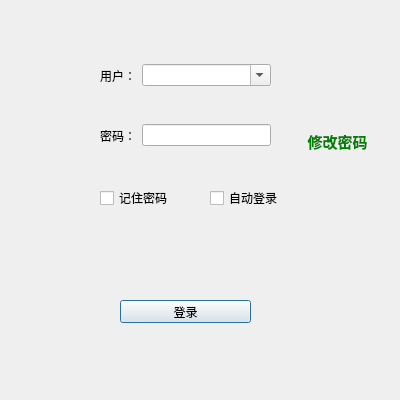
<?xml version="1.0" encoding="UTF-8"?>
<ui version="4.0">
 <class>CLoginDialog</class>
 <widget class="QDialog" name="CLoginDialog">
  <property name="geometry">
   <rect>
    <x>0</x>
    <y>0</y>
    <width>400</width>
    <height>400</height>
   </rect>
  </property>
  <property name="minimumSize">
   <size>
    <width>400</width>
    <height>400</height>
   </size>
  </property>
  <property name="maximumSize">
   <size>
    <width>400</width>
    <height>400</height>
   </size>
  </property>
  <property name="windowTitle">
   <string>Dialog</string>
  </property>
  <widget class="QPushButton" name="btnLogin">
   <property name="geometry">
    <rect>
     <x>120</x>
     <y>300</y>
     <width>131</width>
     <height>23</height>
    </rect>
   </property>
   <property name="text">
    <string>登录</string>
   </property>
  </widget>
  <widget class="QWidget" name="layoutWidget">
   <property name="geometry">
    <rect>
     <x>100</x>
     <y>120</y>
     <width>171</width>
     <height>31</height>
    </rect>
   </property>
   <layout class="QHBoxLayout" name="horizontalLayout_2" stretch="1,5">
    <item>
     <widget class="QLabel" name="label_2">
      <property name="text">
       <string>密码：</string>
      </property>
     </widget>
    </item>
    <item>
     <widget class="QLineEdit" name="edtPassword">
      <property name="echoMode">
       <enum>QLineEdit::Password</enum>
      </property>
     </widget>
    </item>
   </layout>
  </widget>
  <widget class="QWidget" name="layoutWidget">
   <property name="geometry">
    <rect>
     <x>100</x>
     <y>60</y>
     <width>171</width>
     <height>31</height>
    </rect>
   </property>
   <layout class="QHBoxLayout" name="horizontalLayout" stretch="1,5">
    <item>
     <widget class="QLabel" name="label">
      <property name="text">
       <string>用户：</string>
      </property>
     </widget>
    </item>
    <item>
     <widget class="QComboBox" name="cbxUser">
      <property name="editable">
       <bool>true</bool>
      </property>
      <property name="duplicatesEnabled">
       <bool>false</bool>
      </property>
     </widget>
    </item>
   </layout>
  </widget>
  <widget class="QCheckBox" name="cbxRememberPass">
   <property name="geometry">
    <rect>
     <x>100</x>
     <y>190</y>
     <width>71</width>
     <height>16</height>
    </rect>
   </property>
   <property name="text">
    <string>记住密码</string>
   </property>
  </widget>
  <widget class="QCheckBox" name="cbxAutoLogin">
   <property name="geometry">
    <rect>
     <x>210</x>
     <y>190</y>
     <width>71</width>
     <height>16</height>
    </rect>
   </property>
   <property name="text">
    <string>自动登录</string>
   </property>
  </widget>
  <widget class="QLabel" name="lblStatus">
   <property name="geometry">
    <rect>
     <x>10</x>
     <y>230</y>
     <width>371</width>
     <height>20</height>
    </rect>
   </property>
   <property name="text">
    <string/>
   </property>
  </widget>
  <widget class="QPushButton" name="ptnChangePassword">
   <property name="geometry">
    <rect>
     <x>300</x>
     <y>130</y>
     <width>75</width>
     <height>23</height>
    </rect>
   </property>
   <property name="palette">
    <palette>
     <active>
      <colorrole role="WindowText">
       <brush brushstyle="SolidPattern">
        <color alpha="255">
         <red>0</red>
         <green>128</green>
         <blue>0</blue>
        </color>
       </brush>
      </colorrole>
      <colorrole role="Text">
       <brush brushstyle="SolidPattern">
        <color alpha="255">
         <red>0</red>
         <green>128</green>
         <blue>0</blue>
        </color>
       </brush>
      </colorrole>
      <colorrole role="ButtonText">
       <brush brushstyle="SolidPattern">
        <color alpha="255">
         <red>0</red>
         <green>128</green>
         <blue>0</blue>
        </color>
       </brush>
      </colorrole>
     </active>
     <inactive>
      <colorrole role="WindowText">
       <brush brushstyle="SolidPattern">
        <color alpha="255">
         <red>0</red>
         <green>128</green>
         <blue>0</blue>
        </color>
       </brush>
      </colorrole>
      <colorrole role="Text">
       <brush brushstyle="SolidPattern">
        <color alpha="255">
         <red>0</red>
         <green>128</green>
         <blue>0</blue>
        </color>
       </brush>
      </colorrole>
      <colorrole role="ButtonText">
       <brush brushstyle="SolidPattern">
        <color alpha="255">
         <red>0</red>
         <green>128</green>
         <blue>0</blue>
        </color>
       </brush>
      </colorrole>
     </inactive>
     <disabled>
      <colorrole role="WindowText">
       <brush brushstyle="SolidPattern">
        <color alpha="255">
         <red>0</red>
         <green>128</green>
         <blue>0</blue>
        </color>
       </brush>
      </colorrole>
      <colorrole role="Text">
       <brush brushstyle="SolidPattern">
        <color alpha="255">
         <red>0</red>
         <green>128</green>
         <blue>0</blue>
        </color>
       </brush>
      </colorrole>
      <colorrole role="ButtonText">
       <brush brushstyle="SolidPattern">
        <color alpha="255">
         <red>0</red>
         <green>128</green>
         <blue>0</blue>
        </color>
       </brush>
      </colorrole>
     </disabled>
    </palette>
   </property>
   <property name="font">
    <font>
     <family>黑体</family>
     <pointsize>11</pointsize>
     <weight>75</weight>
     <bold>true</bold>
    </font>
   </property>
   <property name="cursor">
    <cursorShape>OpenHandCursor</cursorShape>
   </property>
   <property name="contextMenuPolicy">
    <enum>Qt::ActionsContextMenu</enum>
   </property>
   <property name="autoFillBackground">
    <bool>false</bool>
   </property>
   <property name="styleSheet">
    <string notr="true">border: none; 
</string>
   </property>
   <property name="text">
    <string>修改密码</string>
   </property>
   <property name="flat">
    <bool>false</bool>
   </property>
  </widget>
  <zorder>layoutWidget</zorder>
  <zorder>layoutWidget</zorder>
  <zorder>btnLogin</zorder>
  <zorder>cbxRememberPass</zorder>
  <zorder>cbxAutoLogin</zorder>
  <zorder>lblStatus</zorder>
  <zorder>ptnChangePassword</zorder>
 </widget>
 <resources/>
 <connections/>
</ui>
